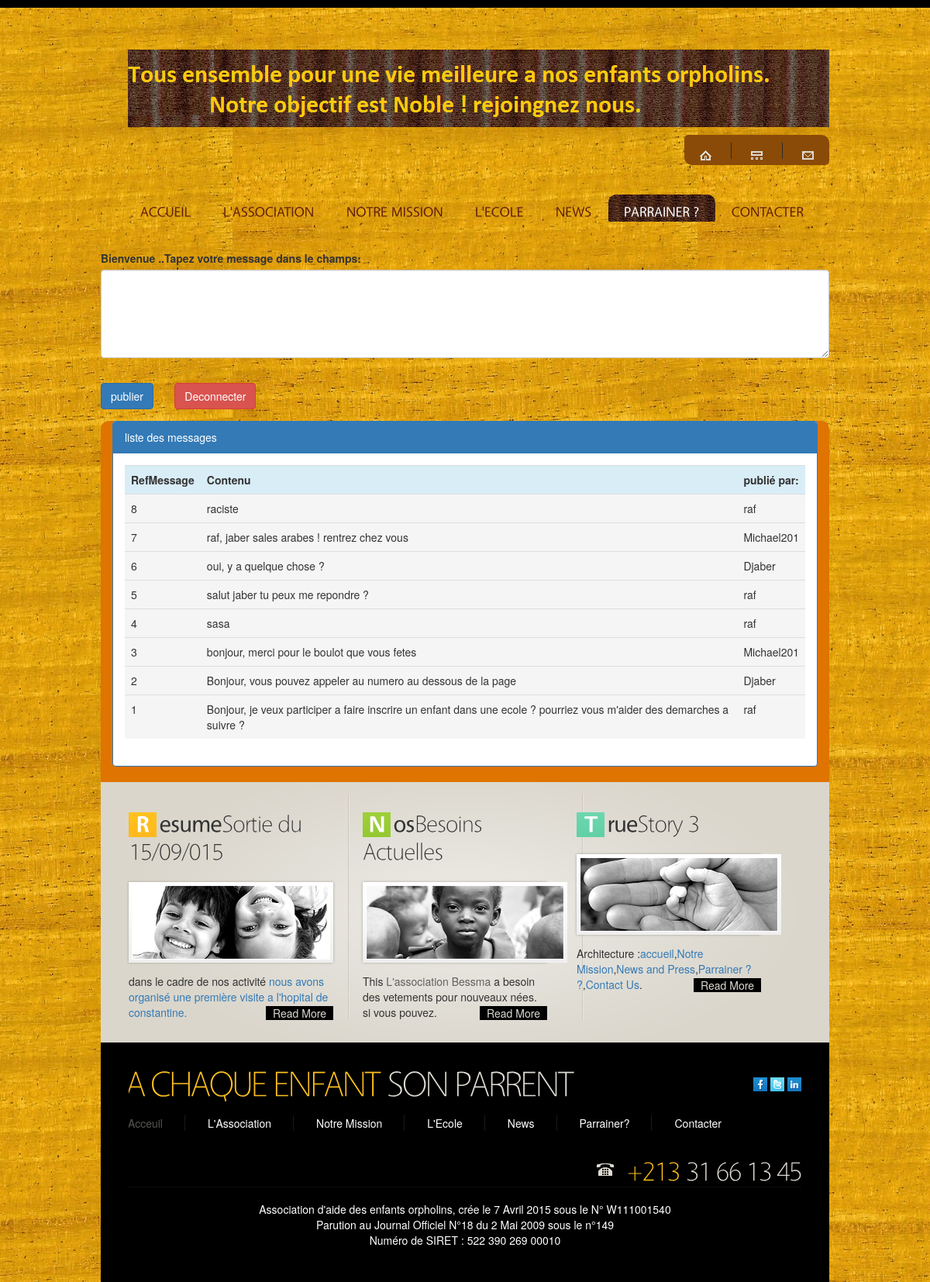
/forum.php, run on the app's committed database.
### tables this page shows
CREATE TABLE IF NOT EXISTS `message` (
  `id` int(11) NOT NULL AUTO_INCREMENT,
  `Contenu` varchar(500) NOT NULL,
  `postulant` varchar(10) NOT NULL,
  PRIMARY KEY (`id`)
);

### forum.php (the view, shortened to what this page needs)
<?php
require "header2.php";
?>
		   <div class="form-group">
		   <form action="forum.php" method="post">
           <label  for="comment">Bienvenue </label> <strong><?php echo $_SESSION['user']; ?> </strong>
           <label>..Tapez votre message dans le champs:</label>
           <textarea name="msg" class="form-control" rows="5" id="comment"></textarea></p>
           <button class="btn btn-primary"> publier </button> &nbsp; &nbsp; &nbsp; <button class="btn btn-danger"><a class="monstyle" href="deconnexion.php"> Deconnecter </a>
           </form>
           </div>
	<div class="col-md-12" >
	<div class="panel panel-primary">
       <div class="panel-heading">liste des messages</div>
         <div class="panel-body">
            <table class="table table-striped">
              <tr>
                	<th class="info">RefMessage</th>
                	<th class="info">Contenu</th>
                	<th class="info">publié par:</th>
              	</tr>
              <?php
                  $req=mysql_query("SELECT * from message ORDER BY id DESC ");
                  	while($res = mysql_fetch_array ($req)){
                  ?>
                 <tr>
                    <td class="active"><?php echo $res['id']; ?></td>
                 	 <td class="active"><?php echo $res ['Contenu'];  ?></td>
                 	  <td class="active"><?php echo $res['postulant'];?></td>
                </tr>
                  <?php } ?>
              </table>
			</div>
            </div>
            </div>
		<?php
		require"footer.php";
		?>

### header2.php (shortened to what this page needs)
<!DOCTYPE html>
<html lang="fr">
<head>
<link rel="stylesheet" href="css/reset.css" type="text/css" media="all">
<link rel="stylesheet" href="css/layout.css" type="text/css" media="all">
<link rel="stylesheet" href="css/style.css" type="text/css" media="all">
<link rel="stylesheet" type="text/css" href="css/bootstrap.min.css">
</head>
<body id="page4">
<div class="body1">
	<div class="main">
		<header>
			<div class="wrapper">
				<h1><a href="index.html" id="logo">A Chaque Enfant son Ecole</a></h1>
				<nav>
					<ul id="top_nav">
						<li><a href="index.html"><img src="images/top_icon1.gif" alt=""></a></li>
						<li><a href="#"><img src="images/top_icon2.gif" alt=""></a></li>
						<li class="end"><a href="Contact.html"><img src="images/top_icon3.gif" alt=""></a></li>
					</ul>
				</nav>
				<nav>
					<ul id="menu">
						<li><a href="index.html">accueil</a></li>
						<li><a href="association.html">L'Association</a></li>
						<li><a href="Mission.html">Notre Mission</a></li>
						<li><a href="Ecole.html">L'Ecole</a></li>
						<li><a href="News.html">News</a></li>
						<li  id="menu_active"><a href="Help.html">Parrainer ?</a></li>
						<li><a href="Contact.html">Contacter</a></li>
					</ul>
				</nav>
			</div>
		</header>

### footer.php (shortened to what this page needs)
<article id="content">
			<div class="wrapper">
				<div class="box1">
					<div class="line1"><div class="line2 wrapper">
						<section class="col1">
							<h2><strong>R</strong>esume<span>Sortie du 15/09/015</span></h2>
							<div class="pad_bot1"><figure><img src="images/page1_img1.jpg" alt=""></figure></div>
							dans le cadre de nos activité <a href="http://blog.templatemonster.com/free-website-templates/" target="_blank">nous avons organisé une première visite a l'hopital de constantine.
							<a href="#" class="button1">Read More</a>
						</section>
						<section class="col1 pad_left1">
							<h2 class="color2"><strong>N</strong>os<span>Besoins Actuelles</span></h2>
							<div class="pad_bot1"><figure><img src="images/page1_img2.jpg" alt=""></figure></div>
							This <a class="color0" href="http://blog.templatemonster.com/2011/07/18/free-website-template-charity-jquery-slider-typography/">L'association Bessma</a> a besoin des vetements pour nouveaux nées. si vous pouvez.<a href="#" class="button1 color2">Read More</a>
						</section>
						<section class="col1 pad_left1">
							<h2 class="color3"><strong>T</strong>rue<span>Story 3</span></h2>
							<div class="pad_bot1"><figure><img src="images/page1_img3.jpg" alt=""></figure></div>
							Architecture :<a href="index.html" class="link1">accueil</a>,<a href="Mission.html" class="link1">Notre Mission</a>,<a href="News.html" class="link1">News and Press</a>,<a href="parrainer.html" class="link1">Parrainer ? ?</a>,<a href="Contact.html" class="link1">Contact Us</a>.<a href="#" class="button1 color3">Read More</a>
						</section>
					</div></div>
				</div>
			</div>
		</article>
		<footer>
			<div class="wrapper">
				<a href="index.html" id="footer_logo"><span>A Chaque Enfant</span> son parrent</a>
				<ul id="icons">
					<li><a href="https://google.fr" class="normaltip" title="Facebook"><img src="images/icon1.gif" alt=""></a></li>
					<li><a href="#" class="normaltip" title="Twitter"><img src="images/icon2.gif" alt=""></a></li>
					<li><a href="#" class="normaltip" title="Linkedin"><img src="images/icon3.gif" alt=""></a></li>
				</ul>
			</div>
			<div class="wrapper">
				<nav>
					<ul id="footer_menu">
						<li class="active"><a href="index.html">Acceuil</a></li>
						<li><a href="Association.html">L'Association</a></li>
						<li><a href="Mission.html">Notre Mission</a></li>
						<li><a href="Ecole.html">L'Ecole</a></li>
						<li><a href="News.html">News</a></li>
						<li><a href="parrainer.php">Parrainer?</a></li>
						<li class="end"><a href="Contact.html">Contacter</a></li>
					</ul>
				</nav>
				<div class="tel"><span>+213</span> 31 66 13 45</div>
			</div>
			<div id="footer_text">
				<a>Association d'aide des enfants orpholins, crée le 7 Avril 2015 sous le N° W111001540</a><br>
				<a>Parution au Journal Officiel N°18 du 2 Mai 2009 sous le n°149</a></br>
				<a>Numéro de SIRET : 522 390 269 00010</a>
			</div>
		</footer>
	</div>
</div>

### css/layout.css (style rules this page uses)
.col1, .col2, .col3, .cols { float:left; }
.col1 { margin:0 6px;width:264px;position:relative }

### css/style.css (style rules this page uses)
article, aside, audio, canvas, command, datalist, details, embed, figcaption, figure, footer, header, hgroup, keygen, meter, nav, output, progress, section, source, video { display:block }
.wrapper { width:100%;overflow:hidden }
body { background:url(../images/movingui.jpg) top center repeat;border:0;font:14px "Trebuchet MS", Arial, Helvetica, sans-serif;color:#ffffff;line-height:22px }
.main { margin:0 auto;width:940px }
.body1 { background:url(../images/bg_top.gif) top repeat-x }
a { color:#575652;text-decoration:underline;outline:none }
h1 { float:left;padding:44px 0 0 35px }
h2 { font-size:35px;color:#575652;font-weight:400;line-height:1.2em;letter-spacing:-1px;padding-bottom:12px }
h2 span { font-weight:300 }
h2 strong, .box_bleu h2 strong, .box1 h2 strong { font-weight:700;display:inline-block;width:36px;color:#fff;text-align:center;background:url(../images/bg_title1.gif) 0 4px repeat-x;margin-right:3px }
h2.color2 strong { background-image:url(../images/bg_title2.gif) }
h2.color3 strong { background-image:url(../images/bg_title3.gif) }
strong { color:#dcd9cf }
#logo { display:block;background:url(../images/tapie_ecrit.png) 0 0 no-repeat;width:1000px;height:100px;text-indent:-9999px }
#menu { float:right;padding:28px 12px 20px 0 }
#menu li { float:left;padding-left:1px }
#menu li a { display:block;padding:0 20px;height:42px;font-size:18px;color:#61210B;line-height:42px;text-transform:uppercase;text-decoration:none;font-weight:400 }
#menu li a:hover, #menu #menu_active a { background:url(../images/marron_petit.png) top repeat-x;color:#fff }
#menu_active a { border-radius: 10px 10px }
#top_nav { float:right;padding:10px 20px 0 20px; border-radius: 5px 10px; background: #8A4B08 }
#top_nav li { float:left;padding:4px 26px 5px 0;margin-right:25px;background:url(../images/top_line.png) right 0 no-repeat }
#top_nav .end { padding-right:0;margin-right:0;background:none }
#content { background:#DF7401; border-radius: 10px 10px; }
.pad_left1 { padding-left:26px }
.pad_bot1 { padding-bottom:14px }
.box1 { background:url(../images/bg_box1.jpg) top center no-repeat ;padding:15px 30px 29px }
.box_bleu strong, .box1 strong { color:#3f3f3f }
.box1 figure { box-shadow:0 0 3px #a4a19a;-moz-box-shadow:0 0 3px #a4a19a;-webkit-box-shadow:0 0 3px #a4a19a;position:relative }
.line1 { background:url(../images/line_vert1.gif) 289px 0 repeat-y }
.line2 { background:url(../images/line_vert1.gif) 591px 0 repeat-y }
.button1 { float:right;color:#dddad1;text-decoration:none;background:#000;line-height:18px;padding:0 9px;margin-top:2px }
.button1 { color:#dddad1 }
.button1.color2 { color:#dddad1 }
.button1.color3 { color:#dddad1 }
.color0 { color:#616161;text-decoration:none }
.link1 { text-decoration:none }
footer { background:#000;padding:21px 36px 44px }
#footer_logo { float:left;font-size:46px;font-weight:300;text-transform:uppercase;color:#dedbd2;line-height:1.2em;text-decoration:none;letter-spacing:-3px;margin-left:-4px }
#footer_logo span { color:#ffc11e }
#icons { float:right;padding:20px 0 0 0 }
#icons li { float:left;padding-left:4px }
.tel { float:right;margin-top:-1px;background:url(../images/bot_icon.gif) 0 15px no-repeat;padding:0 0 0 38px;font-size:35px;line-height:1.2em;color:#dedad1;letter-spacing:-2px;font-weight:300 }
.tel span { color:#ffc11e }
footer nav { float:left }
#footer_menu { float:left;padding:15px 0 18px 0;margin-left:-1px }
#footer_menu li { float:left;padding-right:29px;background:url(../images/menu_line.gif) right 0 no-repeat;margin-right:29px }
#footer_menu li a { display:block;color:#fff;text-decoration:none;line-height:20px }
#footer_menu li a:hover, #footer_menu .active a { color:#575652 }
#footer_menu .end { background:none;padding-right:0;padding-left:0 }
#footer_text { padding-top:18px;border-top:1px solid #0d0d0d;text-align:center }
#footer_text a { color:#fff;text-decoration:none }

### header2.php (style rules this page uses)
.monstyle { color: white; text-decoration: none; }

### data on the page
message: id "8", Contenu "raciste", postulant "raf"
message: id "7", Contenu "raf, jaber sales arabes ! rentrez chez vous", postulant "Michael201"
message: id "6", Contenu "oui, y a quelque chose ?", postulant "Djaber"
message: id "5", Contenu "salut jaber tu peux me repondre ?", postulant "raf"
message: id "4", Contenu "sasa", postulant "raf"
message: id "3", Contenu "bonjour, merci pour le boulot que vous fetes", postulant "Michael201"
message: id "2", Contenu "Bonjour, vous pouvez appeler au numero au dessous de la page", postulant "Djaber"
message: id "1", Contenu "Bonjour, je veux participer a faire inscrire un enfant dans une ecole ? pourriez vous m'aider des demarches a suivre ?", postulant "raf"
